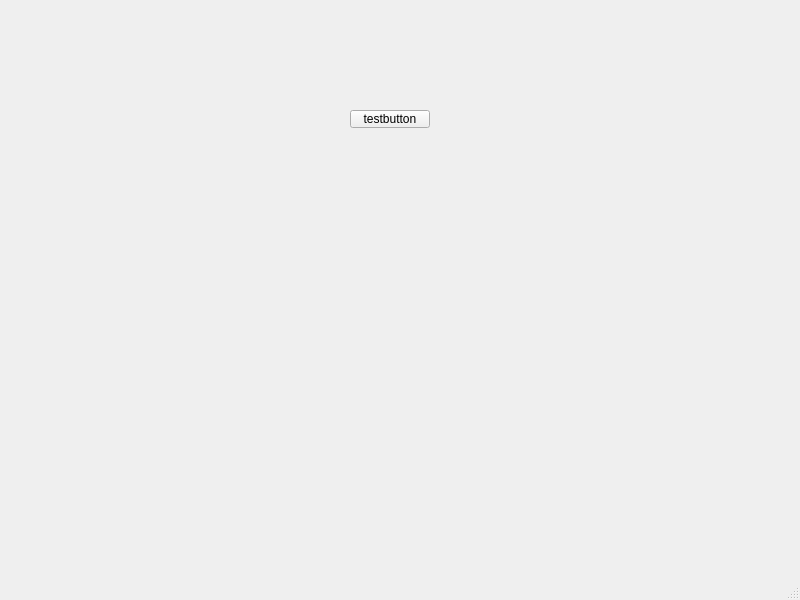
<?xml version="1.0" encoding="UTF-8"?>
<ui version="4.0">
 <class>MainWindow</class>
 <widget class="QMainWindow" name="MainWindow">
  <property name="geometry">
   <rect>
    <x>0</x>
    <y>0</y>
    <width>800</width>
    <height>600</height>
   </rect>
  </property>
  <property name="windowTitle">
   <string>MainWindow</string>
  </property>
  <widget class="QWidget" name="centralwidget">
   <widget class="QPushButton" name="pushButton">
    <property name="geometry">
     <rect>
      <x>350</x>
      <y>110</y>
      <width>80</width>
      <height>18</height>
     </rect>
    </property>
    <property name="text">
     <string>testbutton</string>
    </property>
   </widget>
  </widget>
  <widget class="QMenuBar" name="menubar">
   <property name="geometry">
    <rect>
     <x>0</x>
     <y>0</y>
     <width>800</width>
     <height>17</height>
    </rect>
   </property>
  </widget>
  <widget class="QStatusBar" name="statusbar"/>
 </widget>
 <resources/>
 <connections/>
</ui>
